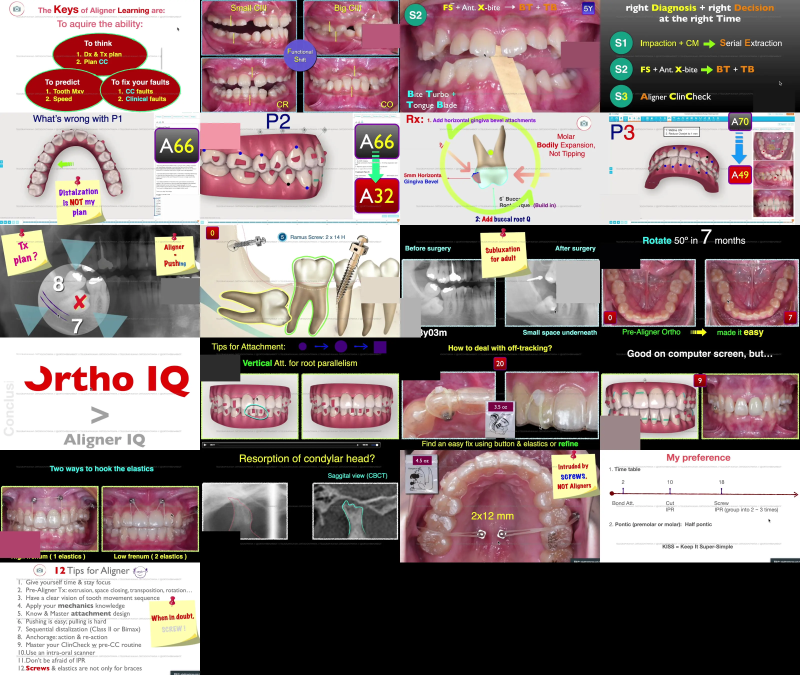
#> input picture lectures/az/assets/az_w01.webp, 3200 x 2700 px, given in place of f_0003.jpg, which was not available (shown at 1/4 size)
$ python az_slides.py ../assets ../assets/az_w02.webp
#> lines starting #> are read from the running program, lines starting #| are printed output that depends on the picture
# Cut slides of the webinars «Элайнеры от А до Я» out of the video frames and lay them on one sheet per
# webinar (the artifact that hosts the game holds a limited number of files). The lecturer's webcam box is painted over with the colour around it; faces of patients are not used.
#   python3 az_slides.py FRAMES_DIR FIG_DIR [ids...]
# FRAMES_DIR/<w01..w11>/f_NNNN.jpg: a 1280x720 frame every 30 s (frame N is second 30*N - 15).
# Each slide: id, webinar, "m:ss" of the frame, crop box or None (whole frame), boxes to paint over.
import sys
from PIL import Image, ImageDraw
FR, OUT = sys.argv[1], sys.argv[2]
K = 1280 / 384   # boxes below are measured on 384x216 thumbnails
W2 = (0, 19, 288, 182)
SLIDES = [
    ("az1_keys", "w01", "1:15", None, [(311, 88, 384, 138)]),
    ("az1_shift", "w01", "6:15", None, [(311, 46, 384, 92)]),
    ("az1_bt", "w01", "12:15", None, [(309, 80, 384, 130)]),
    ("az1_serial", "w01", "14:15", None, [(294, 170, 374, 216)]),
    ("az1_p1", "w01", "23:15", None, [(308, 158, 384, 207)]),
    ("az1_p2", "w01", "25:15", None, [(0, 20, 77, 70)]),
    ("az1_bevel", "w01", "31:15", None, [(0, 20, 76, 70)]),
    ("az1_a70", "w01", "43:15", None, [(0, 158, 76, 207)]),
    ("az1_l7", "w01", "46:15", None, [(309, 102, 384, 152)]),
    ("az1_ramus", "w01", "51:15", None, [(309, 100, 384, 150)]),
    ("az1_sublux", "w01", "55:15", None, [(300, 68, 384, 150), (0, 140, 40, 216)]),
    ("az1_rot", "w01", "63:15", None, [(0, 36, 77, 84)]),
    ("az1_iq", "w01", "66:15", None, [(0, 33, 77, 84)]),
    ("az1_vert", "w01", "69:15", None, [(0, 33, 77, 84)]),
    ("az1_off", "w01", "71:15", None, [(0, 28, 77, 82)]),
    ("az1_deep", "w01", "77:15", None, [(0, 150, 77, 216)]),
    ("az1_frenum", "w01", "80:15", None, [(0, 156, 77, 207)]),
    ("az1_tmd", "w01", "83:15", None, [(0, 156, 77, 207)]),
    ("az1_intr", "w01", "86:15", None, []),
    ("az1_pref", "w01", "88:15", None, []),
    ("az1_tips", "w01", "92:15", None, []),
    # webinar 2 (Diego Peydro): the slide fills the left three quarters, the webcam sits to the right of it
    ("az2_dod", "w02", "11:15", W2, []),
    ("az2_aurea", "w02", "12:15", W2, []),
    ("az2_final", "w02", "14:15", W2, []),
    ("az2_tri", "w02", "16:15", W2, []),
    ("az2_class2", "w02", "19:15", W2, []),
    ("az2_list", "w02", "21:15", W2, []),
    ("az2_limit", "w02", "24:15", W2, []),
    ("az2_exp", "w02", "26:15", W2, []),
    ("az2_keys", "w02", "29:15", W2, []),
    ("az2_unblock", "w02", "33:15", W2, []),
    ("az2_seq", "w02", "34:15", W2, []),
    ("az2_hgb", "w02", "41:15", W2, []),
    ("az2_intr", "w02", "46:15", W2, []),
    ("az2_ipr", "w02", "48:15", W2, []),
    ("az2_iprp", "w02", "49:15", W2, []),
    ("az2_case2", "w02", "62:15", W2, []),
    ("az2_tmj", "w02", "64:15", W2, []),
    ("az2_plan", "w02", "66:15", W2, []),
    ("az2_comp", "w02", "67:15", W2, []),
    ("az2_after", "w02", "78:15", W2, []),
    # webinar 3 (Heloísa Alves: the slide fills the left four fifths, above a footer bar)
    ("az3_base", "w03", "5:15", (0, 19, 310, 178), []),
    ("az3_risky", "w03", "6:15", (0, 19, 310, 178), []),
    ("az3_pies", "w03", "8:15", (0, 19, 310, 178), []),
    ("az3_ant", "w03", "13:15", (0, 19, 310, 178), []),
    ("az3_squeeze", "w03", "14:15", (0, 19, 310, 178), []),
    ("az3_vert", "w03", "18:15", (0, 19, 310, 178), []),
    ("az3_pm", "w03", "19:15", (0, 19, 310, 178), []),
    ("az3_open", "w03", "20:15", (0, 19, 310, 178), []),
    ("az3_res", "w03", "21:15", (0, 19, 310, 178), []),
    ("az3_dist", "w03", "25:15", (0, 19, 310, 178), []),
    ("az3_elast", "w03", "26:15", (0, 19, 310, 178), []),
    ("az3_intr", "w03", "27:15", (0, 19, 310, 178), []),
    ("az3_exp", "w03", "37:15", (0, 19, 310, 178), []),
    ("az3_lines", "w03", "38:15", (0, 19, 310, 178), []),
    ("az3_al", "w03", "41:15", (0, 19, 310, 178), []),
    # webinar 4 (Jay Bowman: the slide fills the left three quarters, the webcam sits to the right)
    ("az4_41", "w04", "7:15", (0, 0, 290, 216), []),
    ("az4_chew", "w04", "18:15", (0, 0, 290, 216), []),
    ("az4_tear", "w04", "22:15", (0, 0, 290, 216), []),
    ("az4_notch", "w04", "23:15", (0, 0, 290, 216), []),
    ("az4_case1", "w04", "25:15", (0, 0, 290, 216), []),
    ("az4_daher", "w04", "31:15", (0, 0, 290, 216), [(12, 28, 78, 92)]),
    ("az4_combo", "w04", "35:15", (0, 0, 290, 216), []),
    ("az4_hjet", "w04", "42:15", (0, 0, 290, 216), []),
    ("az4_punch", "w04", "45:15", (0, 0, 290, 216), []),
    ("az4_boot", "w04", "48:15", (0, 0, 290, 216), []),
    ("az4_boot2", "w04", "49:15", (0, 0, 290, 216), []),
    ("az4_space", "w04", "54:15", (0, 0, 290, 216), [(196, 22, 290, 92)]),
    ("az4_sling", "w04", "65:15", (0, 0, 290, 216), [(180, 150, 215, 190)]),
    ("az4_box", "w04", "66:15", (0, 0, 290, 216), []),
    ("az4_vert", "w04", "69:15", (0, 20, 290, 216), []),
    ("az4_horiz", "w04", "71:15", (0, 0, 290, 216), []),
    ("az4_tip", "w04", "72:15", (0, 0, 290, 216), []),
    ("az4_wilson", "w04", "74:15", (0, 0, 290, 216), [(0, 138, 46, 204)]),
    ("az4_apex", "w04", "79:15", (0, 0, 290, 216), []),
    # webinar 5 (Pedro Costa-Monteiro: the slide fills the left four fifths; photos of children are cropped away)
    ("az5_grow", "w05", "6:15", (0, 22, 302, 190), []),
    ("az5_problems", "w05", "9:15", (0, 22, 302, 190), []),
    ("az5_why", "w05", "19:45", (0, 22, 302, 190), []),
    ("az5_two", "w05", "22:45", (0, 22, 302, 190), []),
    ("az5_ind", "w05", "25:45", (0, 22, 302, 190), []),
    ("az5_incl", "w05", "28:45", (0, 22, 192, 190), []),
    ("az5_stag", "w05", "37:45", (0, 22, 302, 190), []),
    ("az5_2mm", "w05", "40:45", (0, 22, 302, 190), []),
    ("az5_att", "w05", "43:45", (0, 22, 302, 190), []),
    ("az5_erup", "w05", "48:15", (0, 22, 302, 190), []),
    ("az5_timing", "w05", "52:45", (0, 22, 302, 190), []),
    ("az5_exp", "w05", "54:15", (0, 22, 302, 190), []),
    ("az5_tsd", "w05", "55:45", (0, 22, 302, 190), []),
    ("az5_75", "w05", "64:45", (0, 22, 302, 190), []),
    ("az5_changes", "w05", "66:15", (0, 22, 302, 190), []),
    ("az5_cc40", "w05", "69:15", (0, 22, 302, 190), []),
    ("az5_7days", "w05", "70:45", (0, 22, 302, 190), []),
    ("az5_plan", "w05", "78:15", (0, 22, 302, 190), []),
    ("az5_23", "w05", "79:45", (0, 22, 302, 190), []),
    ("az5_18", "w05", "81:15", (0, 22, 302, 190), []),
    ("az5_crowd", "w05", "85:45", (0, 22, 302, 190), []),
    ("az5_al16", "w05", "88:45", (0, 22, 302, 190), []),
    ("az5_ma", "w05", "97:45", (0, 22, 302, 190), []),
    ("az5_pred", "w05", "115:45", (0, 22, 302, 190), []),
    # webinar 6 (Mikhail Shishkin: the slide fills the left four fifths, the webcam sits to the right)
    ("az6_press", "w06", "10:15", (0, 22, 302, 184), []),
    ("az6_exp", "w06", "12:15", (0, 22, 302, 184), []),
    ("az6_disp", "w06", "14:15", (0, 22, 302, 184), []),
    ("az6_print", "w06", "24:15", (0, 22, 302, 184), []),
    ("az6_uv", "w06", "26:15", (0, 22, 302, 184), []),
    ("az6_trim", "w06", "30:15", (0, 22, 302, 184), []),
    ("az6_layers", "w06", "32:15", (0, 22, 302, 184), []),
    ("az6_guide", "w06", "36:15", (0, 22, 302, 184), []),
    ("az6_prep", "w06", "46:15", (0, 22, 302, 184), []),
    ("az6_sarpe", "w06", "52:15", (0, 22, 302, 184), []),
    ("az6_elast", "w06", "70:15", (0, 22, 302, 184), []),
    ("az6_tip", "w06", "76:15", (0, 22, 302, 184), []),
    ("az6_strip", "w06", "80:15", (0, 22, 302, 184), []),
    ("az6_disc", "w06", "90:15", (0, 22, 302, 184), []),
    ("az6_seed", "w06", "96:15", (0, 22, 302, 184), []),
    ("az6_ipr", "w06", "98:15", (0, 22, 302, 184), []),
    ("az6_chain", "w06", "112:15", (0, 22, 302, 184), []),
    ("az6_rotsum", "w06", "118:15", (0, 22, 302, 184), []),
    ("az6_pliers", "w06", "128:15", (0, 22, 302, 184), []),
    ("az6_dimple", "w06", "130:15", (0, 22, 302, 184), []),
    ("az6_fit", "w06", "138:15", (0, 22, 302, 184), []),
    ("az6_gap", "w06", "142:15", (0, 22, 302, 184), []),
    ("az6_ref", "w06", "146:15", (0, 22, 302, 184), []),
    ("az6_open", "w06", "160:15", (0, 22, 302, 184), []),
    ("az6_setup", "w06", "170:15", (0, 22, 302, 184), []),
    # webinar 7 (Waddah Sabouni, deep bite: the slide fills the left four fifths; portraits are not used)
    ("az7_hist", "w07", "6:15", (0, 22, 312, 202), []),
    ("az7_early", "w07", "12:15", (0, 22, 312, 202), []),
    ("az7_inacc", "w07", "15:15", (0, 22, 312, 202), []),
    ("az7_push", "w07", "18:15", (0, 22, 312, 202), []),
    ("az7_grow1", "w07", "21:15", (0, 22, 312, 202), []),
    ("az7_cc33", "w07", "23:15", (0, 22, 312, 202), []),
    ("az7_open", "w07", "24:15", (0, 22, 312, 202), []),
    ("az7_cres", "w07", "27:15", (0, 22, 312, 202), []),
    ("az7_four", "w07", "31:15", (0, 22, 312, 202), []),
    ("az7_deep", "w07", "34:15", (0, 22, 312, 202), []),
    ("az7_intr", "w07", "35:15", (0, 22, 312, 202), []),
    ("az7_tree", "w07", "37:15", (0, 22, 312, 202), []),
    ("az7_fail", "w07", "41:15", (0, 22, 312, 202), []),
    ("az7_tads", "w07", "55:15", (0, 22, 312, 202), []),
    ("az7_serge", "w07", "61:15", (0, 22, 312, 202), []),
    ("az7_stefan", "w07", "65:15", (0, 22, 312, 202), []),
    ("az7_adult", "w07", "68:15", (0, 22, 312, 202), []),
    ("az7_post", "w07", "75:15", (0, 22, 312, 202), []),
    # webinar 8 (Waddah Sabouni, growing patients: the slide fills the left four fifths; portraits are not used)
    ("az8_contract", "w08", "7:15", (0, 22, 312, 202), []),
    ("az8_comm", "w08", "14:15", (0, 22, 312, 202), []),
    ("az8_cvm", "w08", "22:15", (0, 22, 312, 202), []),
    ("az8_table", "w08", "24:15", (0, 22, 312, 202), []),
    ("az8_cs2", "w08", "27:15", (0, 22, 312, 202), []),
    ("az8_slow", "w08", "30:15", (0, 22, 312, 202), []),
    ("az8_exp", "w08", "32:15", (0, 22, 312, 202), [(40, 78, 86, 116)]),
    ("az8_first", "w08", "39:15", (0, 22, 312, 202), []),
    ("az8_noe", "w08", "42:15", (0, 22, 312, 202), []),
    ("az8_noecc", "w08", "43:15", (0, 22, 312, 202), []),
    ("az8_ma", "w08", "47:15", (0, 22, 312, 202), []),
    ("az8_after", "w08", "48:15", (0, 22, 312, 202), []),
    ("az8_sag", "w08", "50:15", (0, 22, 312, 202), []),
    ("az8_rpe", "w08", "52:15", (0, 22, 312, 202), []),
    ("az8_rpecc", "w08", "55:15", (0, 22, 312, 202), []),
    ("az8_wings", "w08", "59:15", (0, 22, 312, 202), []),
    ("az8_stage1", "w08", "63:15", (0, 22, 312, 202), []),
    ("az8_flow", "w08", "66:15", (0, 22, 312, 202), []),
    ("az8_study", "w08", "67:15", (0, 22, 312, 202), []),
    ("az8_adv", "w08", "68:15", (0, 22, 312, 202), []),
    ("az8_pontic", "w08", "72:15", (0, 22, 312, 202), []),
    ("az8_cs5", "w08", "74:15", (0, 22, 312, 202), []),
    ("az8_models", "w08", "75:15", (0, 22, 312, 202), []),
    ("az8_elast", "w08", "77:15", (0, 22, 312, 202), []),
    ("az8_sup", "w08", "78:15", (0, 22, 312, 202), []),
    ("az8_extr", "w08", "80:15", (0, 22, 312, 202), []),
    ("az8_home", "w08", "83:15", (0, 22, 312, 202), []),
]
CW, CH, COLS = 800, 450, 4   # a sheet's cell; each slide sits in the top left corner of its cell

def paint(im, box):
    """Fill the box with the median colour of a thin frame around it."""
    x0, y0, x1, y1 = [round(v * K) for v in box]
    x0, y0, x1, y1 = max(0, x0), max(0, y0), min(im.width, x1), min(im.height, y1)
    ring = []
    px = im.load()
    for x in range(max(0, x0 - 6), min(im.width, x1 + 6), 3):
        for y in (y0 - 5, y1 + 4):
            if 0 <= y < im.height: ring.append(px[x, y])
    for y in range(max(0, y0 - 6), min(im.height, y1 + 6), 3):
        for x in (x0 - 5, x1 + 4):
            if 0 <= x < im.width: ring.append(px[x, y])
    ring.sort(key=sum)
    ImageDraw.Draw(im).rectangle([x0, y0, x1, y1], fill=ring[len(ring) // 2])

if __name__ == "__main__":
    # one sheet per webinar: FIG_DIR/az_wNN.webp, and FIG_DIR/az_atlas.json with each slide's place on it
    import json, os
    only = set(sys.argv[3:])
    man_path = f"{OUT}/az_atlas.json"
    man = json.load(open(man_path)) if os.path.exists(man_path) else {}
    for w in sorted({x[1] for x in SLIDES}):
        if only and w not in only: continue
        mine = [x for x in SLIDES if x[1] == w]
        rows = (len(mine) + COLS - 1) // COLS
        sheet = Image.new("RGB", (CW * COLS, CH * rows), (0, 0, 0))
#> sheet: PIL image 3200x2700 RGB; every value is 0
        for n, (sid, _, t, box, cams) in enumerate(mine):
            m, s = t.split(":"); k = (int(m) * 60 + int(s) - 15) // 30 + 1
            im = Image.open(f"{FR}/{w}/f_{k:04d}.jpg").convert("RGB")
#> im is the input picture: PIL image 3200x2700 RGB; mean R, G, B 139.9, 122.8, 122.4
            for c in cams: paint(im, c)
            crop = im.crop([round(v * K) for v in box]) if box else im
            sc = min(CW / crop.width, CH / crop.height)
#> sc = 0.167
            tw, th = round(crop.width * sc), round(crop.height * sc)
#> tw = 533; th = 450
            x, y = (n % COLS) * CW, (n // COLS) * CH
            sheet.paste(crop.resize((tw, th), Image.LANCZOS), (x, y))
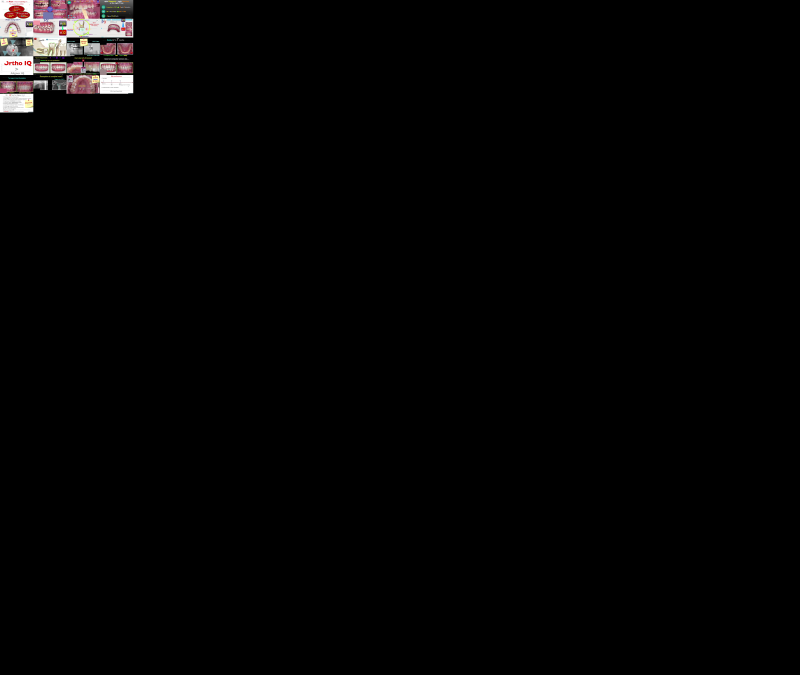
#> sheet: PIL image 3200x2700 RGB (shown at 1/4 size); mean R, G, B 3.9, 3.4, 3.4
#> (the run stopped early here; a loop or call above may not have finished)

$ run again, on lectures/az/assets/az_w03.webp
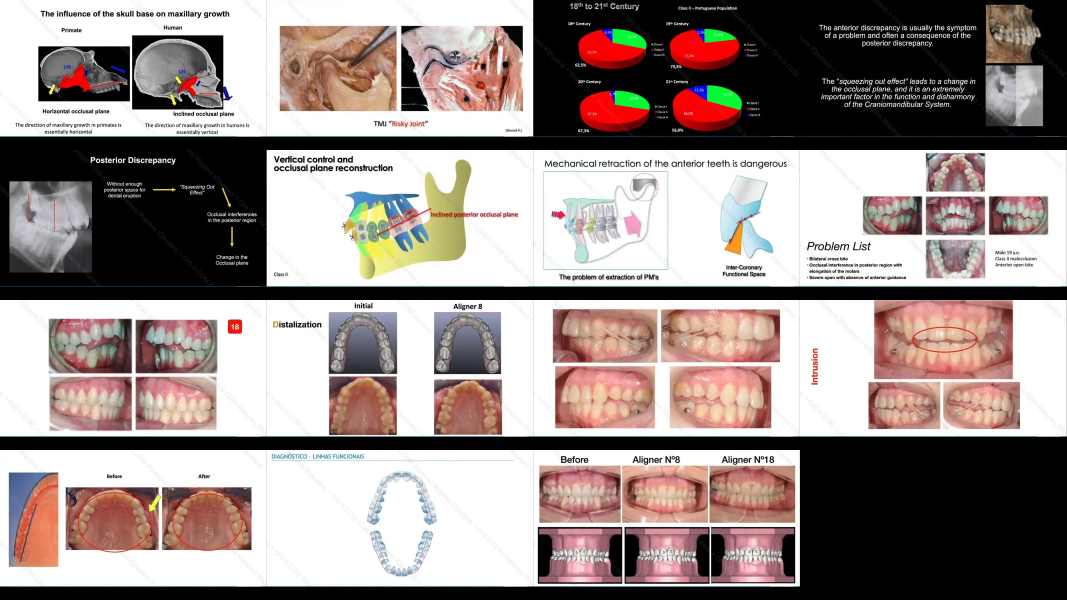
#> input picture lectures/az/assets/az_w03.webp, 3200 x 1800 px, given in place of f_0003.jpg, which was not available (shown at 1/3 size)
#> im is the input picture: PIL image 3200x1800 RGB; mean R, G, B 153.4, 141, 137.9
#> `sheet.paste(crop.resize((tw, th), Image.LANCZOS), (x, y))`:
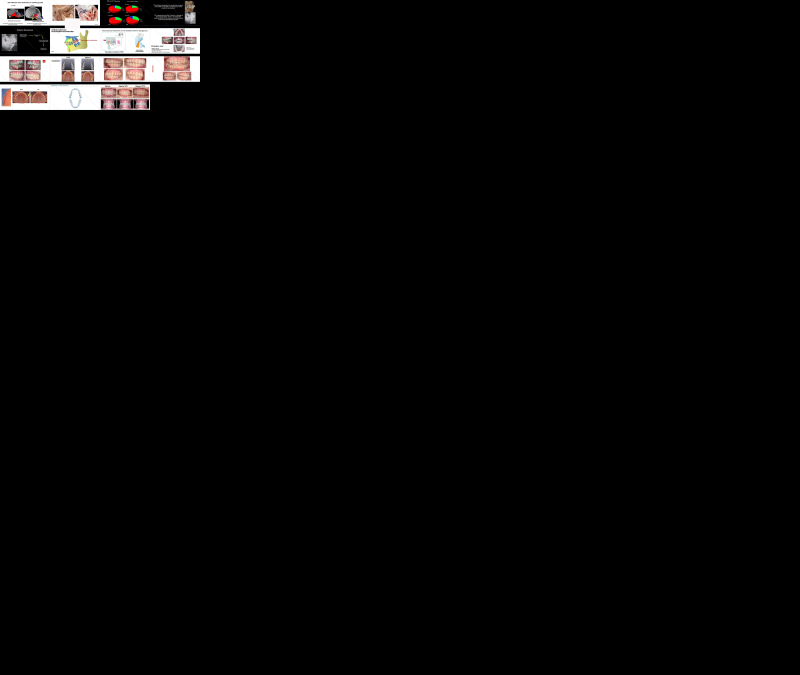
#> sheet: PIL image 3200x2700 RGB (shown at 1/4 size); mean R, G, B 6.4, 5.9, 5.8

$ run again, on lectures/az/assets/az_w04.webp
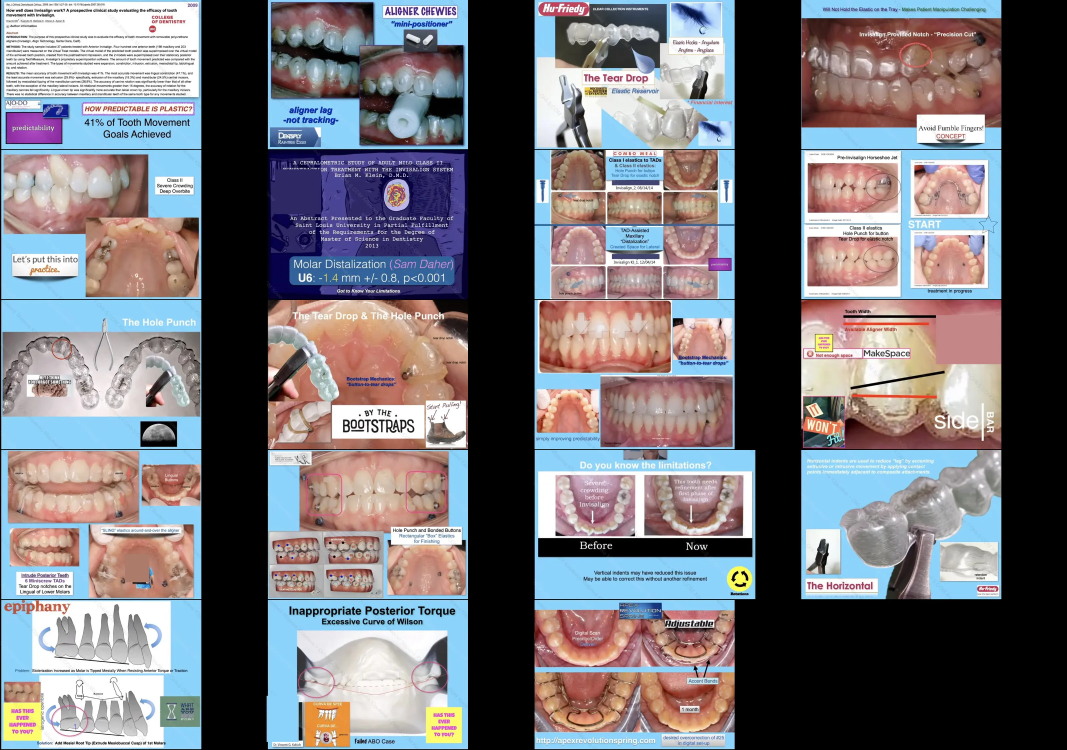
#> input picture lectures/az/assets/az_w04.webp, 3200 x 2250 px, given in place of f_0003.jpg, which was not available (shown at 1/3 size)
#> im is the input picture: PIL image 3200x2250 RGB; mean R, G, B 116.4, 114.1, 119.2
#> `sheet.paste(crop.resize((tw, th), Image.LANCZOS), (x, y))`:
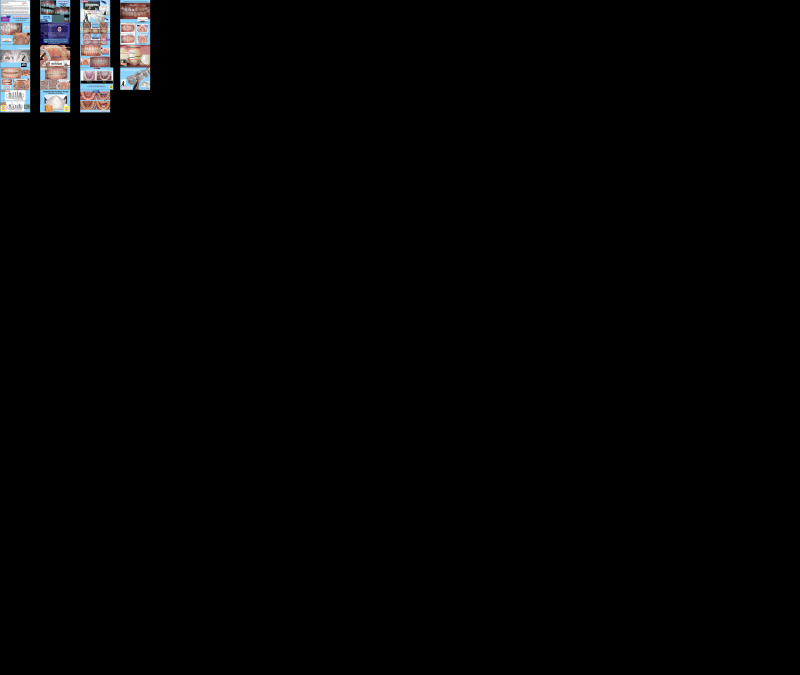
#> sheet: PIL image 3200x2700 RGB (shown at 1/4 size); mean R, G, B 3.9, 3.8, 4

$ run again, on lectures/az/assets/az_w05.webp
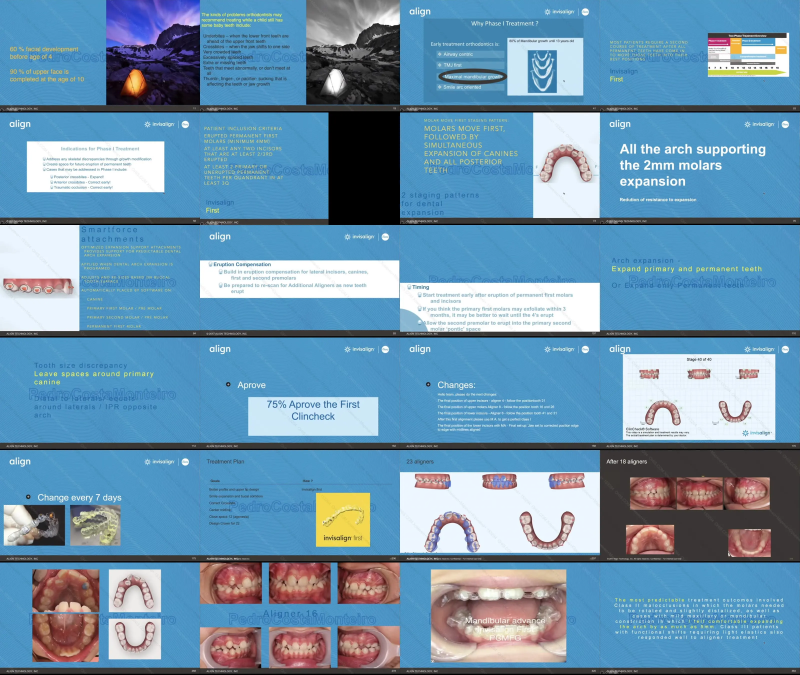
#> input picture lectures/az/assets/az_w05.webp, 3200 x 2700 px, given in place of f_0003.jpg, which was not available (shown at 1/4 size)
#> im is the input picture: PIL image 3200x2700 RGB; mean R, G, B 107, 146.6, 174.6
#> `sheet.paste(crop.resize((tw, th), Image.LANCZOS), (x, y))`:
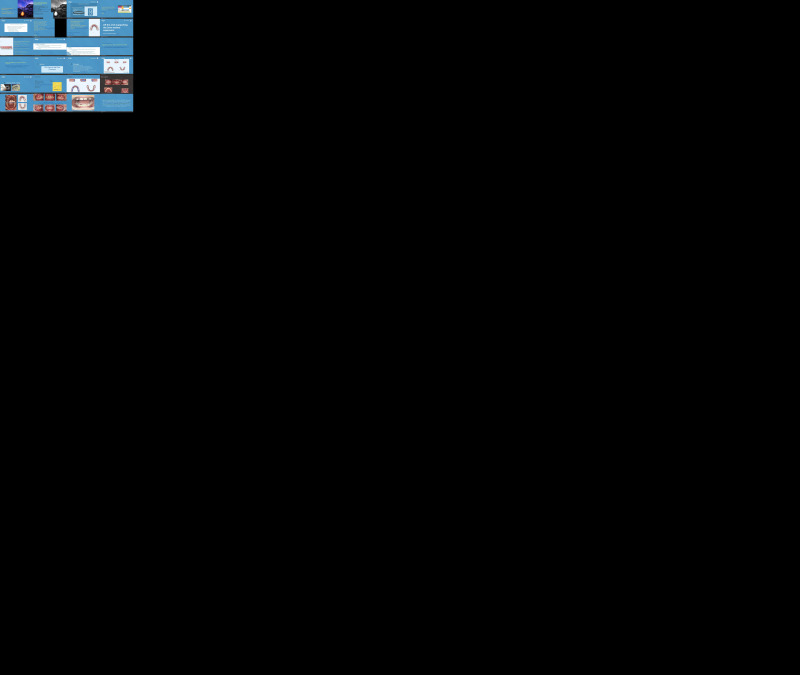
#> sheet: PIL image 3200x2700 RGB (shown at 1/4 size); mean R, G, B 3, 4.1, 4.9
